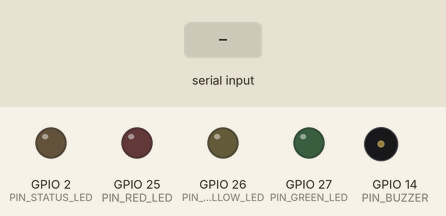
Recording of a sketch running on a simulated ESP32. On the bench: output pins drawn as LEDs (lit = HIGH), buzzer (waves = sounding). Inputs (shaded band) come from the test bench. Pins used as bus, display or sensor lines are not drawn; what the sketch prints to the serial monitor is not drawn.

Above: at 2.2 s.
2.3 s: "EMERGENCY\n" received over Serial
At 2.63 s:
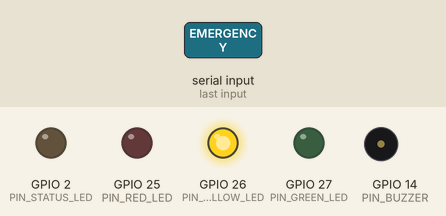
5.3 s: "NORMAL\n" received over Serial
At 8.1 s:
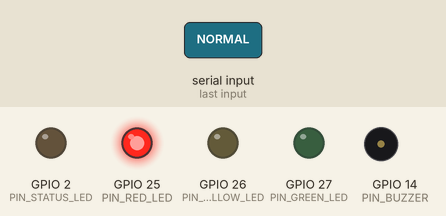
8.3 s: "TEST\n" received over Serial
At 13.4 s:
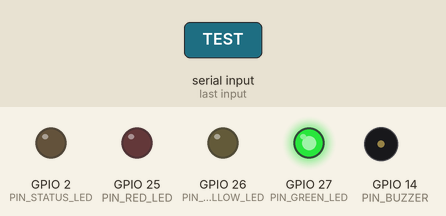
Timing chart, 0 to 14.9 s (numbered marks = the images above; inputs shaded):
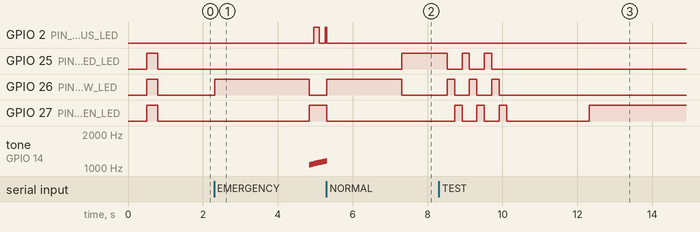

The sketch:

traffic_node_esp32.ino
```cpp
/*
 * ======================================================================================
 * 🚑 TRAPPED AMBULANCE — SMART TRAFFIC POLE CONTROLLER FIRMWARE (ESP32 / ARDUINO)
 * ======================================================================================
 * Hackathon High-Impact Demonstration Firmware
 * Supports:
 *   1. USB Serial Direct Commands (Works 100% offline without stage Wi-Fi failures!)
 *   2. Wi-Fi / MQTT Remote Geofence Triggering
 *   3. Audio Siren & LED Drama for Presentation Table
 *   4. Safe State Machine (Yellow clearance -> Green Corridor -> Normal Cycle)
 *   5. Safety 30-second Fail-Safe Timeout
 * ======================================================================================
 */

#include <Arduino.h>

// ================= PINS CONFIGURATION =================
// 10mm Bright LEDs (or Relay Inputs)
const int PIN_RED_LED    = 25;  // GPIO 25: RED Light
const int PIN_YELLOW_LED = 26;  // GPIO 26: YELLOW Light
const int PIN_GREEN_LED  = 27;  // GPIO 27: GREEN Light (Corridor)
const int PIN_BUZZER     = 14;  // GPIO 14: Piezo Buzzer / Emergency Siren

// Onboard Status LED
const int PIN_STATUS_LED = 2;   // GPIO 2: Built-in Blue LED

// ================= STATE DEFINITIONS =================
enum TrafficState {
  STATE_NORMAL_CYCLE,
  STATE_TRANSITION_YELLOW,
  STATE_GREEN_CORRIDOR,
  STATE_RECOVERY_YELLOW
};

TrafficState currentState = STATE_NORMAL_CYCLE;
unsigned long stateStartTime = 0;
unsigned long lastNormalCycleToggle = 0;
bool normalCycleGreen = false;

// Fail-safe maximum green corridor duration (30 seconds)
const unsigned long MAX_PREEMPTION_TIME = 30000;

// ================= FUNCTION PROTOTYPES =================
void setLights(bool red, bool yellow, bool green);
void playSirenTone();
void stopSirenTone();
void processCommand(String cmd);

void setup() {
  Serial.begin(115200);
  delay(500);

  pinMode(PIN_RED_LED, OUTPUT);
  pinMode(PIN_YELLOW_LED, OUTPUT);
  pinMode(PIN_GREEN_LED, OUTPUT);
  pinMode(PIN_BUZZER, OUTPUT);
  pinMode(PIN_STATUS_LED, OUTPUT);

  // Initial Lamp Test (All LEDs flash once)
  setLights(true, true, true);
  digitalWrite(PIN_BUZZER, HIGH);
  delay(300);
  digitalWrite(PIN_BUZZER, LOW);
  setLights(false, false, false);
  delay(200);

  Serial.println("=================================================");
  Serial.println("🚑 TRAPPED AMBULANCE: ESP32 TRAFFIC CONTROLLER READY");
  Serial.println("=================================================");
  Serial.println("Commands via Serial:");
  Serial.println("  'EMERGENCY' -> Trigger Green Corridor & Siren");
  Serial.println("  'NORMAL'    -> Release Corridor & Resume Cycle");
  Serial.println("  'TEST'      -> Run LED & Siren Self-Test");
  Serial.println("=================================================");

  stateStartTime = millis();
  lastNormalCycleToggle = millis();
}

void loop() {
  // 1. Check Serial Port for Instant Commands from Web Dashboard / Laptop
  if (Serial.available() > 0) {
    String command = Serial.readStringUntil('\n');
    command.trim();
    command.toUpperCase();
    if (command.length() > 0) {
      processCommand(command);
    }
  }

  // 2. State Machine Handling
  unsigned long now = millis();

  switch (currentState) {
    case STATE_NORMAL_CYCLE:
      // Alternate between RED and GREEN every 5 seconds in normal mode
      if (now - lastNormalCycleToggle >= 5000) {
        normalCycleGreen = !normalCycleGreen;
        lastNormalCycleToggle = now;
        if (normalCycleGreen) {
          setLights(false, false, true); // Green
        } else {
          setLights(true, false, false); // Red
        }
      }
      break;

    case STATE_TRANSITION_YELLOW:
      setLights(false, true, false); // Solid Yellow Warning
      // Chirp buzzer warning
      if ((now / 250) % 2 == 0) {
        digitalWrite(PIN_BUZZER, HIGH);
      } else {
        digitalWrite(PIN_BUZZER, LOW);
      }
      // After 2.5 seconds, lock solid GREEN corridor
      if (now - stateStartTime >= 2500) {
        currentState = STATE_GREEN_CORRIDOR;
        stateStartTime = now;
        Serial.println("🚦 [STATUS] GREEN CORRIDOR LOCKED ACTIVE!");
      }
      break;

    case STATE_GREEN_CORRIDOR:
      setLights(false, false, true); // Solid GREEN
      playSirenTone(); // Active Emergency Siren sound

      // Fail-Safe: Auto-release if emergency vehicle takes too long (> 30s)
      if (now - stateStartTime >= MAX_PREEMPTION_TIME) {
        Serial.println("⚠️ [FAIL-SAFE] 30s Timeout Reached -> Releasing Corridor");
        currentState = STATE_RECOVERY_YELLOW;
        stateStartTime = now;
        stopSirenTone();
      }
      break;

    case STATE_RECOVERY_YELLOW:
      setLights(false, true, false); // Yellow Recovery
      stopSirenTone();
      if (now - stateStartTime >= 2000) {
        currentState = STATE_NORMAL_CYCLE;
        lastNormalCycleToggle = now;
        normalCycleGreen = false;
        setLights(true, false, false); // Return to standard Red start
        Serial.println("🚦 [STATUS] Normal Traffic Cycle Restored.");
      }
      break;
  }

  delay(20);
}

// ================= HELPER FUNCTIONS =================

void setLights(bool red, bool yellow, bool green) {
  digitalWrite(PIN_RED_LED, red ? HIGH : LOW);
  digitalWrite(PIN_YELLOW_LED, yellow ? HIGH : LOW);
  digitalWrite(PIN_GREEN_LED, green ? HIGH : LOW);
}

void playSirenTone() {
  // Multi-frequency emergency warble tone
  int freq = 750 + ((millis() / 5) % 650);
  tone(PIN_BUZZER, freq);
  digitalWrite(PIN_STATUS_LED, (millis() / 150) % 2);
}

void stopSirenTone() {
  noTone(PIN_BUZZER);
  digitalWrite(PIN_BUZZER, LOW);
  digitalWrite(PIN_STATUS_LED, LOW);
}

void processCommand(String cmd) {
  Serial.print("📥 [COMMAND RECEIVED]: ");
  Serial.println(cmd);

  if (cmd == "EMERGENCY" || cmd == "GREEN_CORRIDOR" || cmd == "PREEMPT") {
    if (currentState != STATE_GREEN_CORRIDOR) {
      currentState = STATE_TRANSITION_YELLOW;
      stateStartTime = millis();
      Serial.println("🚨 [ALERT] EMERGENCY AMBULANCE DETECTED! Initiating Green Transition...");
    }
  } else if (cmd == "NORMAL" || cmd == "RELEASE" || cmd == "PASS") {
    if (currentState == STATE_GREEN_CORRIDOR || currentState == STATE_TRANSITION_YELLOW) {
      currentState = STATE_RECOVERY_YELLOW;
      stateStartTime = millis();
      Serial.println("✅ [CLEAR] Ambulance Passed Junction! Returning to Normal...");
    }
  } else if (cmd == "TEST") {
    Serial.println("🔧 Running System Test Routine...");
    for (int i = 0; i < 3; i++) {
      setLights(true, false, false);
      delay(200);
      setLights(false, true, false);
      delay(200);
      setLights(false, false, true);
      delay(200);
    }
    setLights(false, false, false);
  }
}
```

Measured:
- after the input at 2.3 s, GPIO 2 (PIN_STATUS_LED): LOW → HIGH after 2.7 s, → LOW 0.14 s later, → HIGH 0.16 s later; GPIO 26 (PIN_YELLOW_LED): LOW → HIGH at once, → LOW 2.5 s later
- after the input at 5.3 s, GPIO 25 (PIN_RED_LED): LOW → HIGH after 2.0 s; GPIO 26 (PIN_YELLOW_LED): LOW → HIGH at once, → LOW 2.0 s later; GPIO 27 (PIN_GREEN_LED): HIGH → LOW at once
- after the input at 8.3 s, GPIO 26 (PIN_YELLOW_LED): alternates HIGH for 0.20 s and LOW for 0.40 s, 6 changes in all, then stays LOW, starting after 0.22 s
